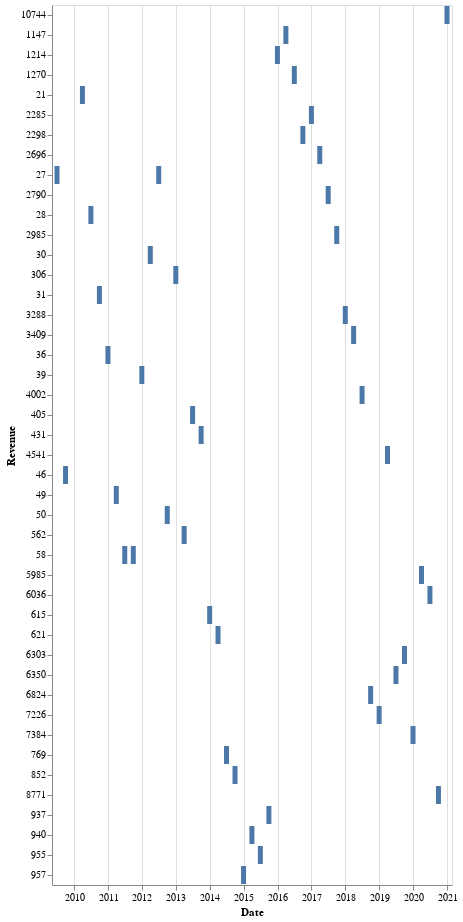

Notebook source saved alongside this figure:
### Code cell
import altair as alt

alt.Chart(tesla_revenue).mark_bar().encode(
    x='Revenue',
    y='Date:T'
)

# make_graph(tesla_data, tesla_revenue, 'Tesla Stock Data')

### Figure 1 — Vega-Lite specification as saved in the notebook (floating-point values rounded to 4 significant figures)
{"config": {"view": {"continuousWidth": 400, "continuousHeight": 300}}, "data": {"name": "data-50bb9f8b8fa0d328d7e3fee014973ffa"}, "mark": "bar", "encoding": {"x": {"type": "temporal", "field": "Date"}, "y": {"type": "nominal", "field": "Revenue"}}, "$schema": "https://vega.github.io/schema/vega-lite/v4.8.1.json", "datasets": {"data-50bb9f8b8fa0d328d7e3fee014973ffa": [{"Date": "2020-12-31", "Revenue": "10744"}, {"Date": "2020-09-30", "Revenue": "8771"}, {"Date": "2020-06-30", "Revenue": "6036"}, {"Date": "2020-03-31", "Revenue": "5985"}, {"Date": "2019-12-31", "Revenue": "7384"}, {"Date": "2019-09-30", "Revenue": "6303"}, {"Date": "2019-06-30", "Revenue": "6350"}, {"Date": "2019-03-31", "Revenue": "4541"}, {"Date": "2018-12-31", "Revenue": "7226"}, {"Date": "2018-09-30", "Revenue": "6824"}, {"Date": "2018-06-30", "Revenue": "4002"}, {"Date": "2018-03-31", "Revenue": "3409"}, {"Date": "2017-12-31", "Revenue": "3288"}, {"Date": "2017-09-30", "Revenue": "2985"}, {"Date": "2017-06-30", "Revenue": "2790"}, {"Date": "2017-03-31", "Revenue": "2696"}, {"Date": "2016-12-31", "Revenue": "2285"}, {"Date": "2016-09-30", "Revenue": "2298"}, {"Date": "2016-06-30", "Revenue": "1270"}, {"Date": "2016-03-31", "Revenue": "1147"}, {"Date": "2015-12-31", "Revenue": "1214"}, {"Date": "2015-09-30", "Revenue": "937"}, {"Date": "2015-06-30", "Revenue": "955"}, {"Date": "2015-03-31", "Revenue": "940"}, {"Date": "2014-12-31", "Revenue": "957"}, {"Date": "2014-09-30", "Revenue": "852"}, {"Date": "2014-06-30", "Revenue": "769"}, {"Date": "2014-03-31", "Revenue": "621"}, {"Date": "2013-12-31", "Revenue": "615"}, {"Date": "2013-09-30", "Revenue": "431"}, {"Date": "2013-06-30", "Revenue": "405"}, {"Date": "2013-03-31", "Revenue": "562"}, {"Date": "2012-12-31", "Revenue": "306"}, {"Date": "2012-09-30", "Revenue": "50"}, {"Date": "2012-06-30", "Revenue": "27"}, {"Date": "2012-03-31", "Revenue": "30"}, {"Date": "2011-12-31", "Revenue": "39"}, {"Date": "2011-09-30", "Revenue": "58"}, {"Date": "2011-06-30", "Revenue": "58"}, {"Date": "2011-03-31", "Revenue": "49"}, {"Date": "2010-12-31", "Revenue": "36"}, {"Date": "2010-09-30", "Revenue": "31"}, {"Date": "2010-06-30", "Revenue": "28"}, {"Date": "2010-03-31", "Revenue": "21"}, {"Date": "2009-09-30", "Revenue": "46"}, {"Date": "2009-06-30", "Revenue": "27"}]}}
